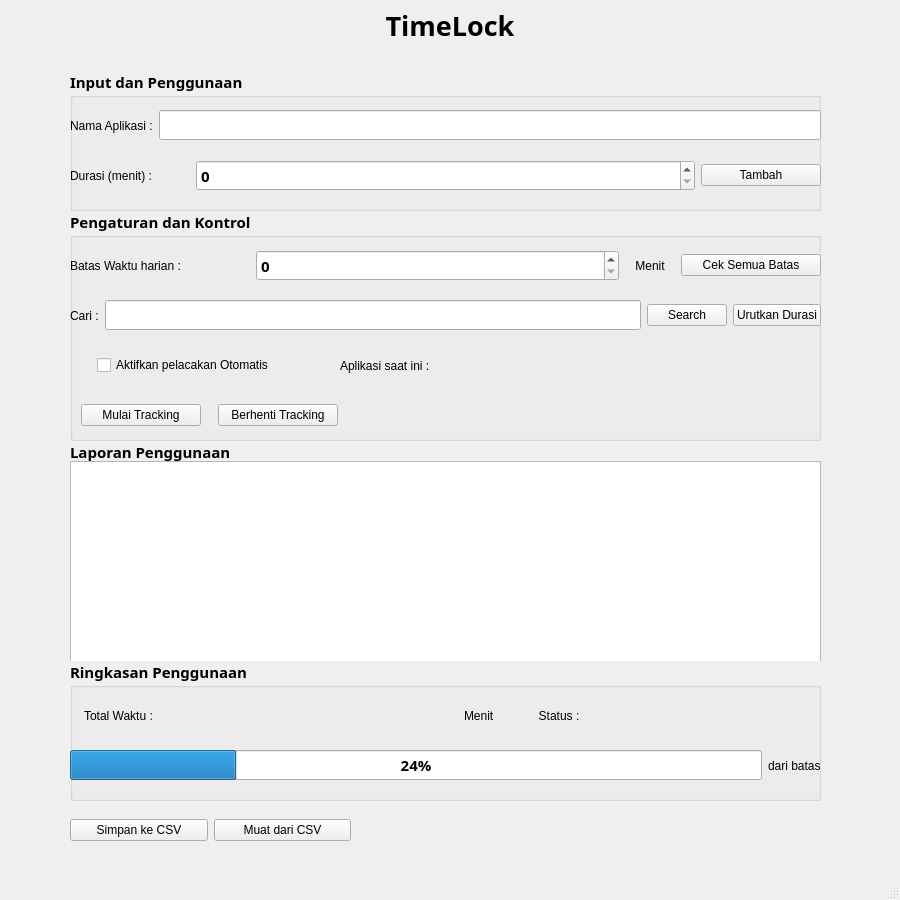
<?xml version="1.0" encoding="UTF-8"?>
<ui version="4.0">
 <class>MainWindow</class>
 <widget class="QMainWindow" name="MainWindow">
  <property name="geometry">
   <rect>
    <x>0</x>
    <y>0</y>
    <width>900</width>
    <height>900</height>
   </rect>
  </property>
  <property name="windowTitle">
   <string>MainWindow</string>
  </property>
  <widget class="QWidget" name="centralwidget">
   <widget class="QLabel" name="label">
    <property name="geometry">
     <rect>
      <x>0</x>
      <y>0</y>
      <width>900</width>
      <height>51</height>
     </rect>
    </property>
    <property name="font">
     <font>
      <family>Montserrat Ace</family>
      <pointsize>20</pointsize>
      <bold>true</bold>
     </font>
    </property>
    <property name="frameShadow">
     <enum>QFrame::Shadow::Plain</enum>
    </property>
    <property name="lineWidth">
     <number>1</number>
    </property>
    <property name="text">
     <string>TimeLock</string>
    </property>
    <property name="textFormat">
     <enum>Qt::TextFormat::AutoText</enum>
    </property>
    <property name="alignment">
     <set>Qt::AlignmentFlag::AlignCenter</set>
    </property>
    <property name="wordWrap">
     <bool>false</bool>
    </property>
   </widget>
   <widget class="QGroupBox" name="groupBox">
    <property name="geometry">
     <rect>
      <x>70</x>
      <y>70</y>
      <width>751</width>
      <height>141</height>
     </rect>
    </property>
    <property name="font">
     <font>
      <family>Montserrat Ace</family>
      <pointsize>11</pointsize>
      <bold>true</bold>
     </font>
    </property>
    <property name="title">
     <string>Input dan Penggunaan</string>
    </property>
    <widget class="QWidget" name="horizontalLayoutWidget">
     <property name="geometry">
      <rect>
       <x>0</x>
       <y>29</y>
       <width>751</width>
       <height>53</height>
      </rect>
     </property>
     <layout class="QHBoxLayout" name="horizontalLayout">
      <item>
       <widget class="QLabel" name="label_2">
        <property name="font">
         <font>
          <family>Arial</family>
          <pointsize>9</pointsize>
          <bold>false</bold>
         </font>
        </property>
        <property name="text">
         <string>Nama Aplikasi :</string>
        </property>
       </widget>
      </item>
      <item>
       <widget class="QLineEdit" name="nameAppinput"/>
      </item>
     </layout>
    </widget>
    <widget class="QWidget" name="horizontalLayoutWidget_2">
     <property name="geometry">
      <rect>
       <x>0</x>
       <y>80</y>
       <width>751</width>
       <height>51</height>
      </rect>
     </property>
     <layout class="QHBoxLayout" name="horizontalLayout_2">
      <item>
       <widget class="QLabel" name="label_3">
        <property name="maximumSize">
         <size>
          <width>120</width>
          <height>16777215</height>
         </size>
        </property>
        <property name="font">
         <font>
          <family>Arial</family>
          <pointsize>9</pointsize>
          <bold>false</bold>
         </font>
        </property>
        <property name="text">
         <string>Durasi (menit) :</string>
        </property>
       </widget>
      </item>
      <item>
       <widget class="QSpinBox" name="durationBox"/>
      </item>
      <item>
       <widget class="QPushButton" name="addButton">
        <property name="enabled">
         <bool>true</bool>
        </property>
        <property name="maximumSize">
         <size>
          <width>120</width>
          <height>16777215</height>
         </size>
        </property>
        <property name="font">
         <font>
          <family>Arial</family>
          <pointsize>9</pointsize>
          <bold>false</bold>
         </font>
        </property>
        <property name="text">
         <string>Tambah</string>
        </property>
       </widget>
      </item>
     </layout>
    </widget>
   </widget>
   <widget class="QGroupBox" name="groupBox_2">
    <property name="geometry">
     <rect>
      <x>70</x>
      <y>210</y>
      <width>751</width>
      <height>231</height>
     </rect>
    </property>
    <property name="font">
     <font>
      <family>Montserrat Ace</family>
      <pointsize>11</pointsize>
      <bold>true</bold>
     </font>
    </property>
    <property name="title">
     <string>Pengaturan dan Kontrol</string>
    </property>
    <widget class="QWidget" name="horizontalLayoutWidget_3">
     <property name="geometry">
      <rect>
       <x>0</x>
       <y>29</y>
       <width>751</width>
       <height>53</height>
      </rect>
     </property>
     <layout class="QHBoxLayout" name="horizontalLayout_3">
      <item>
       <widget class="QLabel" name="label_4">
        <property name="maximumSize">
         <size>
          <width>180</width>
          <height>16777215</height>
         </size>
        </property>
        <property name="font">
         <font>
          <family>Arial</family>
          <pointsize>9</pointsize>
          <bold>false</bold>
         </font>
        </property>
        <property name="text">
         <string>Batas Waktu harian :</string>
        </property>
       </widget>
      </item>
      <item>
       <widget class="QSpinBox" name="limitdurationBox"/>
      </item>
      <item>
       <widget class="QLabel" name="label_6">
        <property name="maximumSize">
         <size>
          <width>50</width>
          <height>16777215</height>
         </size>
        </property>
        <property name="font">
         <font>
          <family>Arial</family>
          <pointsize>9</pointsize>
          <bold>false</bold>
         </font>
        </property>
        <property name="text">
         <string>Menit</string>
        </property>
        <property name="alignment">
         <set>Qt::AlignmentFlag::AlignCenter</set>
        </property>
       </widget>
      </item>
      <item>
       <widget class="QPushButton" name="checklimitButton">
        <property name="enabled">
         <bool>true</bool>
        </property>
        <property name="maximumSize">
         <size>
          <width>140</width>
          <height>16777215</height>
         </size>
        </property>
        <property name="font">
         <font>
          <family>Arial</family>
          <pointsize>9</pointsize>
          <bold>false</bold>
         </font>
        </property>
        <property name="text">
         <string>Cek Semua Batas</string>
        </property>
       </widget>
      </item>
     </layout>
    </widget>
    <widget class="QWidget" name="horizontalLayoutWidget_4">
     <property name="geometry">
      <rect>
       <x>0</x>
       <y>80</y>
       <width>751</width>
       <height>51</height>
      </rect>
     </property>
     <layout class="QHBoxLayout" name="horizontalLayout_4">
      <item>
       <widget class="QLabel" name="label_5">
        <property name="maximumSize">
         <size>
          <width>120</width>
          <height>16777215</height>
         </size>
        </property>
        <property name="font">
         <font>
          <family>Arial</family>
          <pointsize>9</pointsize>
          <bold>false</bold>
         </font>
        </property>
        <property name="text">
         <string>Cari :</string>
        </property>
       </widget>
      </item>
      <item>
       <widget class="QLineEdit" name="searchInput"/>
      </item>
      <item>
       <widget class="QPushButton" name="searchButton">
        <property name="enabled">
         <bool>true</bool>
        </property>
        <property name="maximumSize">
         <size>
          <width>120</width>
          <height>16777215</height>
         </size>
        </property>
        <property name="font">
         <font>
          <family>Arial</family>
          <pointsize>9</pointsize>
          <bold>false</bold>
         </font>
        </property>
        <property name="text">
         <string>Search</string>
        </property>
       </widget>
      </item>
      <item>
       <widget class="QPushButton" name="sortButton">
        <property name="enabled">
         <bool>true</bool>
        </property>
        <property name="maximumSize">
         <size>
          <width>120</width>
          <height>16777215</height>
         </size>
        </property>
        <property name="font">
         <font>
          <family>Arial</family>
          <pointsize>9</pointsize>
          <bold>false</bold>
         </font>
        </property>
        <property name="text">
         <string>Urutkan Durasi</string>
        </property>
       </widget>
      </item>
     </layout>
    </widget>
    <widget class="QWidget" name="horizontalLayoutWidget_10">
     <property name="geometry">
      <rect>
       <x>0</x>
       <y>130</y>
       <width>751</width>
       <height>51</height>
      </rect>
     </property>
     <layout class="QHBoxLayout" name="horizontalLayout_10">
      <item>
       <widget class="QCheckBox" name="autoTrackCheck">
        <property name="maximumSize">
         <size>
          <width>210</width>
          <height>16777215</height>
         </size>
        </property>
        <property name="font">
         <font>
          <family>Arial</family>
          <pointsize>9</pointsize>
          <bold>false</bold>
         </font>
        </property>
        <property name="acceptDrops">
         <bool>false</bool>
        </property>
        <property name="text">
         <string>Aktifkan pelacakan Otomatis</string>
        </property>
       </widget>
      </item>
      <item>
       <widget class="QLabel" name="label_15">
        <property name="maximumSize">
         <size>
          <width>120</width>
          <height>16777215</height>
         </size>
        </property>
        <property name="font">
         <font>
          <family>Arial</family>
          <pointsize>9</pointsize>
          <bold>false</bold>
         </font>
        </property>
        <property name="text">
         <string>Aplikasi saat ini :</string>
        </property>
       </widget>
      </item>
      <item>
       <widget class="QLabel" name="currentAppLabel">
        <property name="maximumSize">
         <size>
          <width>300</width>
          <height>16777215</height>
         </size>
        </property>
        <property name="font">
         <font>
          <family>Arial</family>
          <pointsize>9</pointsize>
          <bold>false</bold>
         </font>
        </property>
        <property name="text">
         <string/>
        </property>
       </widget>
      </item>
     </layout>
    </widget>
    <widget class="QWidget" name="horizontalLayoutWidget_11">
     <property name="geometry">
      <rect>
       <x>0</x>
       <y>180</y>
       <width>281</width>
       <height>51</height>
      </rect>
     </property>
     <layout class="QHBoxLayout" name="horizontalLayout_11">
      <item>
       <widget class="QPushButton" name="startTrackingButton">
        <property name="enabled">
         <bool>true</bool>
        </property>
        <property name="maximumSize">
         <size>
          <width>120</width>
          <height>16777215</height>
         </size>
        </property>
        <property name="font">
         <font>
          <family>Arial</family>
          <pointsize>9</pointsize>
          <bold>false</bold>
         </font>
        </property>
        <property name="text">
         <string>Mulai Tracking</string>
        </property>
       </widget>
      </item>
      <item>
       <widget class="QPushButton" name="stopTrackingButton">
        <property name="enabled">
         <bool>true</bool>
        </property>
        <property name="maximumSize">
         <size>
          <width>120</width>
          <height>16777215</height>
         </size>
        </property>
        <property name="font">
         <font>
          <family>Arial</family>
          <pointsize>9</pointsize>
          <bold>false</bold>
         </font>
        </property>
        <property name="text">
         <string>Berhenti Tracking</string>
        </property>
       </widget>
      </item>
     </layout>
    </widget>
   </widget>
   <widget class="QGroupBox" name="groupBox_3">
    <property name="geometry">
     <rect>
      <x>70</x>
      <y>440</y>
      <width>751</width>
      <height>221</height>
     </rect>
    </property>
    <property name="font">
     <font>
      <family>Montserrat Ace</family>
      <pointsize>11</pointsize>
      <bold>true</bold>
     </font>
    </property>
    <property name="title">
     <string>Laporan Penggunaan</string>
    </property>
    <widget class="QTableWidget" name="tableWidget">
     <property name="geometry">
      <rect>
       <x>0</x>
       <y>21</y>
       <width>751</width>
       <height>201</height>
      </rect>
     </property>
    </widget>
   </widget>
   <widget class="QGroupBox" name="groupBox_4">
    <property name="geometry">
     <rect>
      <x>70</x>
      <y>660</y>
      <width>751</width>
      <height>141</height>
     </rect>
    </property>
    <property name="font">
     <font>
      <family>Montserrat Ace</family>
      <pointsize>11</pointsize>
      <bold>true</bold>
     </font>
    </property>
    <property name="title">
     <string>Ringkasan Penggunaan</string>
    </property>
    <widget class="QWidget" name="horizontalLayoutWidget_5">
     <property name="geometry">
      <rect>
       <x>0</x>
       <y>29</y>
       <width>751</width>
       <height>53</height>
      </rect>
     </property>
     <layout class="QHBoxLayout" name="horizontalLayout_5">
      <item>
       <widget class="QLabel" name="label_7">
        <property name="maximumSize">
         <size>
          <width>140</width>
          <height>16777215</height>
         </size>
        </property>
        <property name="font">
         <font>
          <family>Arial</family>
          <pointsize>9</pointsize>
          <bold>false</bold>
         </font>
        </property>
        <property name="text">
         <string>Total Waktu :</string>
        </property>
       </widget>
      </item>
      <item>
       <widget class="QLabel" name="totalLabel">
        <property name="maximumSize">
         <size>
          <width>200</width>
          <height>16777215</height>
         </size>
        </property>
        <property name="font">
         <font>
          <family>Arial</family>
          <pointsize>9</pointsize>
          <bold>false</bold>
         </font>
        </property>
        <property name="text">
         <string/>
        </property>
        <property name="alignment">
         <set>Qt::AlignmentFlag::AlignCenter</set>
        </property>
       </widget>
      </item>
      <item>
       <widget class="QLabel" name="label_8">
        <property name="maximumSize">
         <size>
          <width>50</width>
          <height>16777215</height>
         </size>
        </property>
        <property name="font">
         <font>
          <family>Arial</family>
          <pointsize>9</pointsize>
          <bold>false</bold>
         </font>
        </property>
        <property name="text">
         <string>Menit</string>
        </property>
        <property name="alignment">
         <set>Qt::AlignmentFlag::AlignLeading|Qt::AlignmentFlag::AlignLeft|Qt::AlignmentFlag::AlignVCenter</set>
        </property>
       </widget>
      </item>
      <item>
       <widget class="QLabel" name="label_12">
        <property name="maximumSize">
         <size>
          <width>50</width>
          <height>16777215</height>
         </size>
        </property>
        <property name="font">
         <font>
          <family>Arial</family>
          <pointsize>9</pointsize>
          <bold>false</bold>
         </font>
        </property>
        <property name="text">
         <string>Status :</string>
        </property>
        <property name="alignment">
         <set>Qt::AlignmentFlag::AlignCenter</set>
        </property>
       </widget>
      </item>
      <item>
       <widget class="QLabel" name="statusLabel">
        <property name="maximumSize">
         <size>
          <width>200</width>
          <height>16777215</height>
         </size>
        </property>
        <property name="font">
         <font>
          <family>Arial</family>
          <pointsize>9</pointsize>
          <bold>false</bold>
         </font>
        </property>
        <property name="text">
         <string/>
        </property>
        <property name="alignment">
         <set>Qt::AlignmentFlag::AlignCenter</set>
        </property>
       </widget>
      </item>
     </layout>
    </widget>
    <widget class="QWidget" name="horizontalLayoutWidget_6">
     <property name="geometry">
      <rect>
       <x>0</x>
       <y>80</y>
       <width>751</width>
       <height>51</height>
      </rect>
     </property>
     <layout class="QHBoxLayout" name="horizontalLayout_6">
      <item>
       <widget class="QProgressBar" name="progressBar">
        <property name="value">
         <number>24</number>
        </property>
       </widget>
      </item>
      <item>
       <widget class="QLabel" name="label_9">
        <property name="maximumSize">
         <size>
          <width>150</width>
          <height>16777215</height>
         </size>
        </property>
        <property name="font">
         <font>
          <family>Arial</family>
          <pointsize>9</pointsize>
          <bold>false</bold>
         </font>
        </property>
        <property name="text">
         <string>dari batas</string>
        </property>
       </widget>
      </item>
     </layout>
    </widget>
   </widget>
   <widget class="QWidget" name="horizontalLayoutWidget_7">
    <property name="geometry">
     <rect>
      <x>70</x>
      <y>810</y>
      <width>281</width>
      <height>41</height>
     </rect>
    </property>
    <layout class="QHBoxLayout" name="horizontalLayout_7">
     <item>
      <widget class="QPushButton" name="saveButton">
       <property name="text">
        <string>Simpan ke CSV</string>
       </property>
      </widget>
     </item>
     <item>
      <widget class="QPushButton" name="loadCsvButton">
       <property name="text">
        <string>Muat dari CSV</string>
       </property>
      </widget>
     </item>
    </layout>
   </widget>
  </widget>
  <widget class="QStatusBar" name="statusbar"/>
 </widget>
 <resources/>
 <connections/>
</ui>
